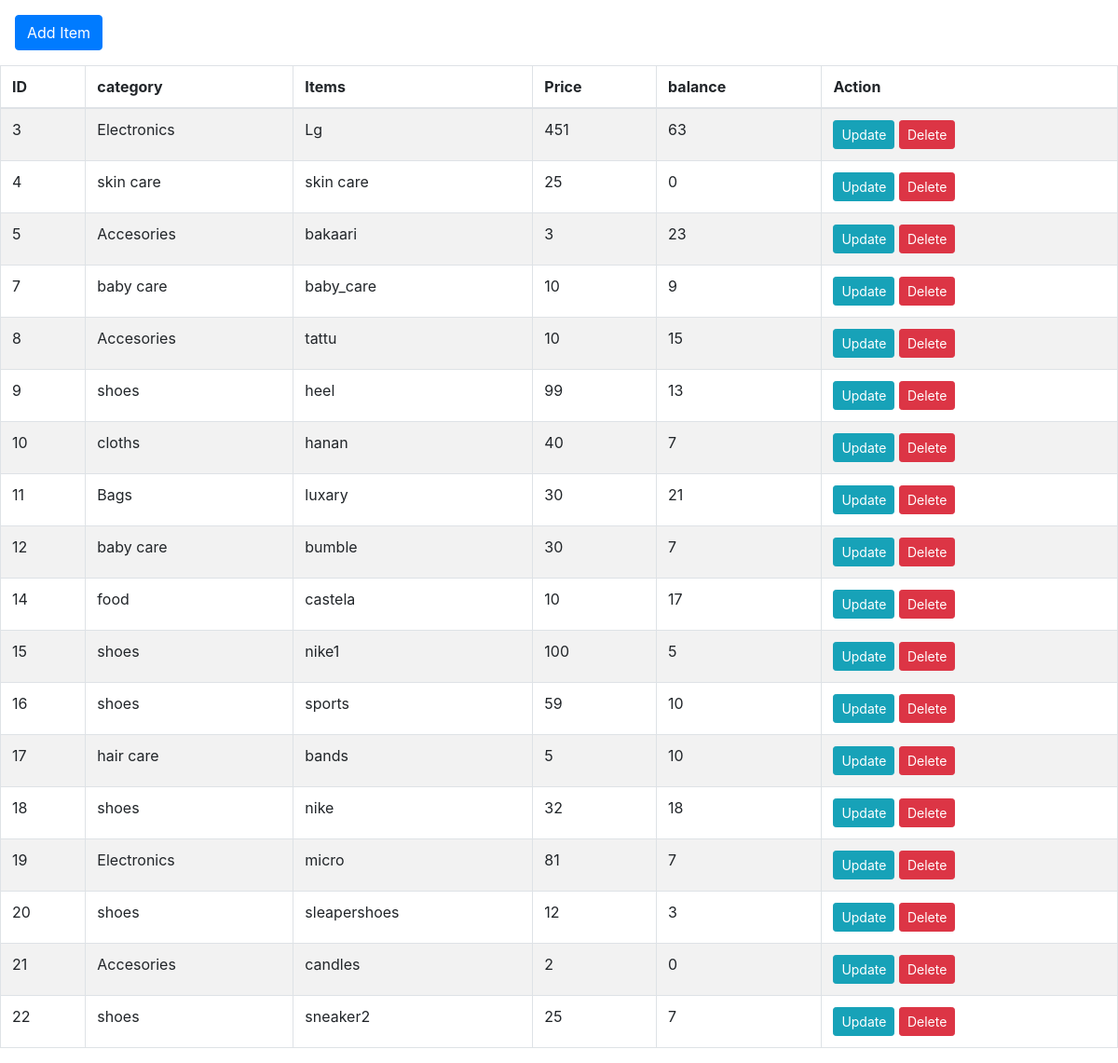
The app's page /data/items.php with its own data.
### tables this page shows
CREATE TABLE `items` (
  `item_no` int(11) NOT NULL,
  `cat_no` int(11) NOT NULL,
  `image` blob NOT NULL,
  `item_name` varchar(250) DEFAULT NULL,
  `Price` int(11) NOT NULL,
  `balance` int(11) DEFAULT NULL
);

CREATE TABLE `categories` (
  `cat_no` int(11) NOT NULL,
  `cat_name` varchar(250) DEFAULT NULL,
  `description` varchar(300) DEFAULT NULL
);

### data/items.php (the view, shortened to what this page needs)
<link rel="stylesheet"
      href="https://stackpath.bootstrapcdn.com/bootstrap/4.5.2/css/bootstrap.min.css">
<link rel="stylesheet" href="https://cdn.datatables.net/1.13.6/css/jquery.dataTables.min.css">
  <link rel="stylesheet" href="https://cdn.datatables.net/1.13.4/css/jquery.dataTables.min.css" />
<button type="button" class="btn btn-primary m-3" data-toggle="modal" data-target="#exampleModal" id="added">
  Add Item
</button>
<?php
  $db = new mysqli("localhost", "root", "", "invent");
$sql = "SELECT item_no AS ID, c.cat_name AS category, item_name AS Items, Price, balance
        FROM items i
        JOIN categories c ON c.cat_no = i.cat_no
        ORDER BY item_no ASC";
$res = $db->query($sql);
$fields = $res->fetch_fields();
?>
<table id="myTable" class="table table-striped table-bordered" style="width:100%">
    <thead>
      <tr>
        <?php foreach ($fields as $field): ?>
          <th><?=htmlspecialchars($field->name)?></th>
        <?php endforeach; ?>
        <th>Action</th>
      </tr>
    </thead>
    <tbody>
      <?php foreach ($res as $row): ?>
        <tr>
          <?php foreach ($row as $value): ?>
            <td><?=htmlspecialchars($value)?></td>
          <?php endforeach; ?>
          <td>
<button
  class="btn btn-sm btn-info btn-update"
  data-id="<?=$row['ID']?>"
  data-toggle="modal"
  data-target="#exampleModal">Update</button>
            <button class="btn btn-sm btn-danger btn-delete" data-id="<?=$row['ID']?>">Delete</button>
          </td>
        </tr>
      <?php endforeach; ?>
    </tbody>
  </table>

### records on screen
items: item_no "3", cat_no.cat_name "Electronics", item_name "Lg", Price "451", balance "63"
items: item_no "4", cat_no.cat_name "skin care", item_name "skin care", Price "25", balance "0"
items: item_no "5", cat_no.cat_name "Accesories", item_name "bakaari", Price "3", balance "23"
items: item_no "7", cat_no.cat_name "baby care", item_name "baby_care", Price "10", balance "9"
items: item_no "8", cat_no.cat_name "Accesories", item_name "tattu", Price "10", balance "15"
items: item_no "9", cat_no.cat_name "shoes", item_name "heel", Price "99", balance "13"
items: item_no "10", cat_no.cat_name "cloths", item_name "hanan", Price "40", balance "7"
items: item_no "11", cat_no.cat_name "Bags", item_name "luxary", Price "30", balance "21"
items: item_no "12", cat_no.cat_name "baby care", item_name "bumble", Price "30", balance "7"
items: item_no "14", cat_no.cat_name "food", item_name "castela", Price "10", balance "17"
items: item_no "15", cat_no.cat_name "shoes", item_name "nike1", Price "100", balance "5"
items: item_no "16", cat_no.cat_name "shoes", item_name "sports", Price "59", balance "10"
items: item_no "17", cat_no.cat_name "hair care", item_name "bands", Price "5", balance "10"
items: value "18", cat_no.cat_name "shoes", item_name "nike", Price "32"
items: item_no "19", cat_no.cat_name "Electronics", item_name "micro", Price "81", balance "7"
items: item_no "20", cat_no.cat_name "shoes", item_name "sleapershoes", Price "12", balance "3"
items: item_no "21", cat_no.cat_name "Accesories", item_name "candles", Price "2", balance "0"
items: item_no "22", cat_no.cat_name "shoes", item_name "sneaker2", Price "25", balance "7"

### other values on screen
$field->name "ID"
$field->name "category"
$field->name "Items"
$field->name "Price"
$field->name "balance"
